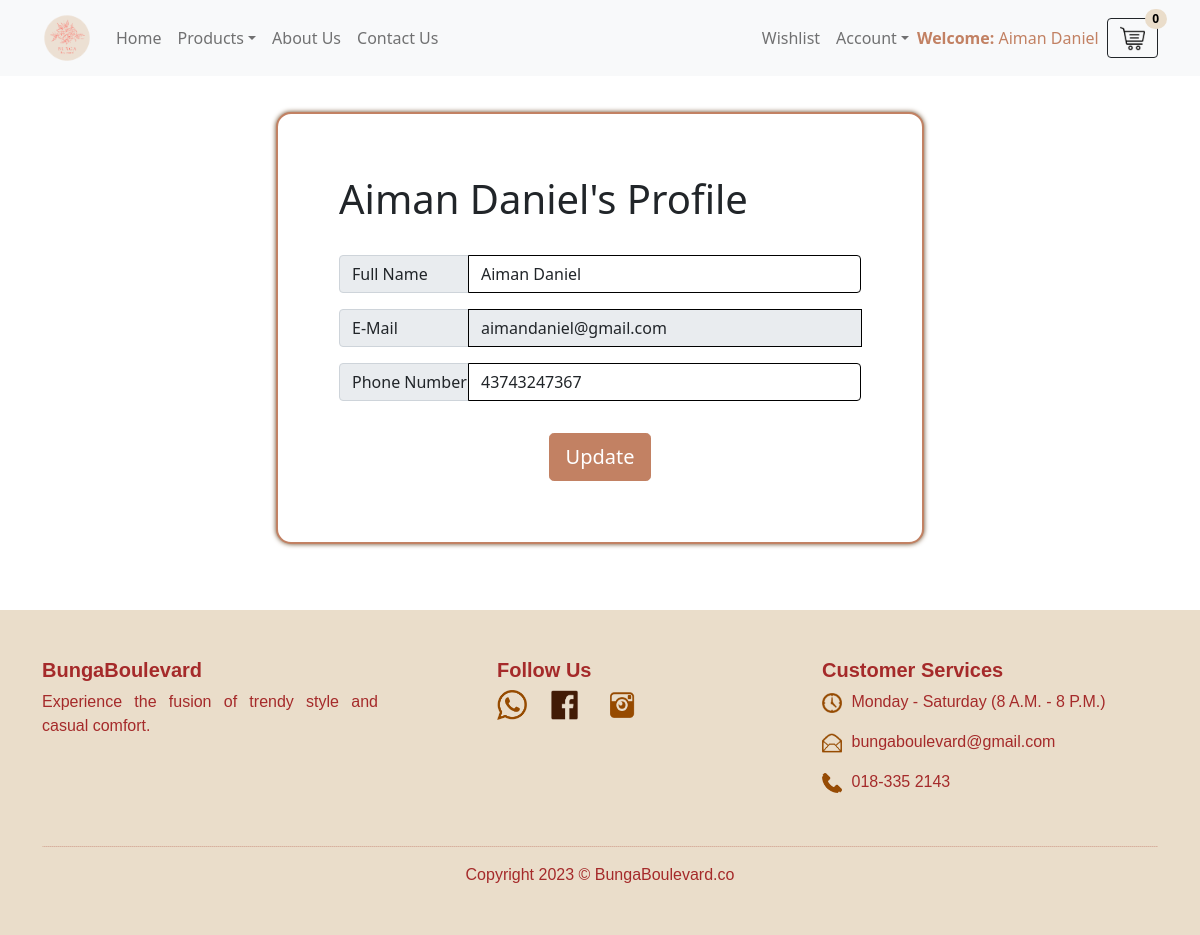
The app's page /my-profile.php (signed in) with its own data.
### tables this page shows
CREATE TABLE `users` (
  `id` int(11) NOT NULL,
  `name` varchar(255) DEFAULT NULL,
  `email` varchar(255) DEFAULT NULL,
  `contactno` bigint(11) DEFAULT NULL,
  `password` varchar(255) DEFAULT NULL,
  `regDate` timestamp NOT NULL DEFAULT current_timestamp(),
  `updationDate` timestamp NULL DEFAULT NULL ON UPDATE current_timestamp()
);

### my-profile.php (the view, shortened to what this page needs)
<?php session_start();
include_once('includes/config.php');
if(strlen($_SESSION['id'])==0)
{   header('location:logout.php');
}else{
?>
<!DOCTYPE html>
<html lang="en">
    <head>
        <link href="css/custom-icons.css" rel="stylesheet" />
        <link href="css/styles.css" rel="stylesheet" />
    </head>
    <body>
    <?php include_once('includes/header.php');?>
    <div class="container custom-container" style="padding: 10%; padding-top: 0; padding-bottom: 0;">
        <div class="login-box">
            <div class="card card-outline card-primary" style="margin: 14%; padding: 5%; border: 2px solid #c28163; border-radius: 15px; box-shadow: 0px 0px 5px #654321;">
                <div class="card-body">
                <?php
                    $uid=$_SESSION['id'];
                    $query=mysqli_query($con,"select * from users where id='$uid'");
                    while($result=mysqli_fetch_array($query)){
                ?>
                <h1><?php echo htmlentities($result['name']);?>'s Profile</h1>
                <br>
                <form method="post" name="signup">
                    <div class="input-group mb-3">
                        <label for="fullname" class="input-group-text" style="width: 130px;">Full Name</label>
                        <input type="text" name="fullname" value="<?php echo htmlentities($result['name']);?>" class="form-control" required >
                    </div>
                    <div class="input-group mb-3">
                        <label for="email" class="input-group-text" style="width: 130px;">E-Mail</label>
                        <input type="email" name="emailid" id="emailid" class="form-control" value="<?php echo htmlentities($result['email']);?>" readonly>
                    </div>
                    <div class="input-group mb-3">
                        <label for="contactnumber" class="input-group-text" style="width: 130px;">Phone Number</label>
                        <input type="text" name="contactnumber" value="<?php echo htmlentities($result['contactno']);?>" maxlength="11" class="form-control" required>
                    </div>
                    <div class="row mt-3">
                        <div class="col-12 text-center">
                            <div style="margin-top: 1rem;">
                                <button type="submit" name="update" id="update" class="btn btn-info btn-block btn-lg btn1" value="Update">Update</button>
                            </div>
                        </div>
                    </div>
                    <?php } ?>
                </form>
                </div>
            </div>
        </div>
    </div>
   <?php include_once('includes/footer.php'); ?>
    </body>
</html>
<?php } ?>

### my-profile.php (style rules this page uses)
.custom-container { margin-top: -90px; margin-bottom: -60px; }
.btn1 { color: #fff; background-color: #c28163; border-color: #c28163; }

### records on screen
users: name "Aiman Daniel", fullname "Aiman Daniel", emailid "aimandaniel@gmail.com", contactnumber "43743247367"

### other values on screen
$_SESSION['username'] "Aiman Daniel"
